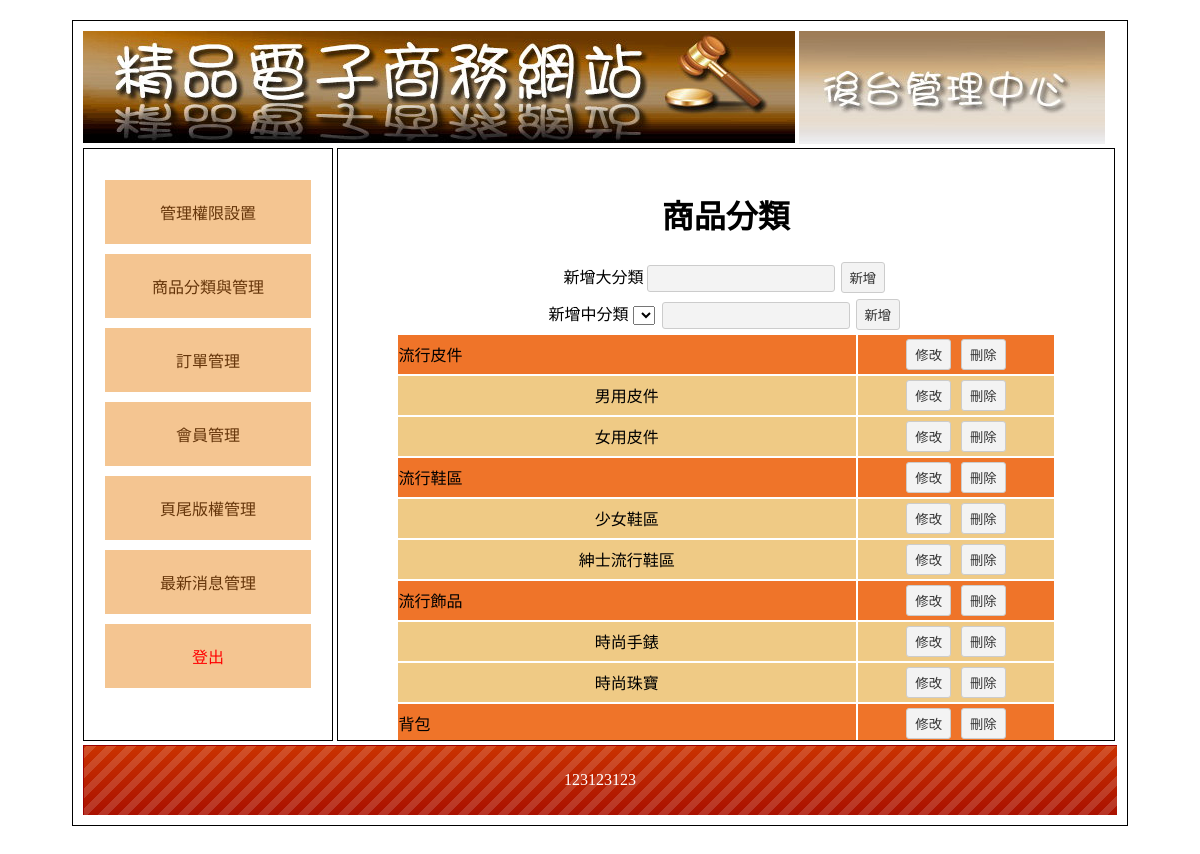
Page /back.php?do=th on the committed database.
### tables this page shows
CREATE TABLE `type` (
  `id` int(11) UNSIGNED NOT NULL,
  `name` text NOT NULL,
  `parent` int(11) UNSIGNED NOT NULL
);

CREATE TABLE `bot` (
  `id` int(11) UNSIGNED NOT NULL,
  `text` text NOT NULL
);

### api/base.php (called while the page is built, shortened)
<?php
class DB
{
    protected $table;
    protected $pdo;
    protected $dsn = "mysql:host=localhost;chartset=utf8;dbname=db15-0907";
    public function __construct($table)
    {
        $this->table = $table;
        $this->pdo = new PDO($this->dsn,'root','');
    }
    public function all(...$arg)
    {
        $sql = "SELECT * FROM `$this->table` ";
        if(isset($arg[0])){
            if(is_array($arg[0])){
                foreach ($arg[0] as $key => $value) {
                    $tmp[] = " `$key` = '$value' ";
                }
                $sql .= " WHERE " . join('AND',$tmp);
            }else{
            $sql .= $arg[0];
            }
        }
        return $this->pdo->query($sql)->fetchAll(PDO::FETCH_ASSOC);
    }
    public function find($id)
    {
        $sql = "SELECT * FROM `$this->table` ";
            if(is_array($id)){
                foreach ($id as $key => $value) {
                    $tmp[] = " `$key` = '$value' ";
                }
                $sql .= " WHERE " . join('AND',$tmp);
            }else{
            $sql .= " WHERE `id` = '$id' ";
            }
        return $this->pdo->query($sql)->fetch(PDO::FETCH_ASSOC);
    }
}
$Bot = new DB('bot');
$Type = new DB('type');
?>

### back/th.php (the view, shortened to what this page needs)
<h1 class="ct">商品分類</h1>
<div class="ct">
    新增大分類<input type="text" name="big" id="big"><input type="button" value="新增">
</div>
<div class="ct">
    新增中分類
    <select name="sb" id="sb">
    </select>
    <input type="text" name="mid" id="mid"><input type="button" value="新增">
</div>
<table class="w-90 aut">
    <?php
    $bigs = $Type->all(['parent'=>0]);
    foreach ($bigs  as $key => $big) {
    ?>
    <tr class="tt">
        <td class="w-70"><?=$big['name']?></td>
        <td class="ct">
            <input type="button" value="修改" onclick="">
            <input type="button" value="刪除" onclick="del(<?=$big['name']?>'type')">
        </td>
    </tr>
    <?php
    $mids = $Type->all(['parent'=>$big['id']]);
    foreach ($mids  as $key => $mid) {
    ?>
    <tr class="pp">
        <td class="w-70 ct"><?=$mid['name']?></td>
        <td class="ct">
            <input type="button" value="修改" onclick="">
            <input type="button" value="刪除" onclick="del(<?=$big['name']?>'type')">
        </td>
    </tr>
    <?php
        }
    }
    ?>
</table>

### back.php (shortened to what this page needs)
<?php
include('./api/base.php');
$do = ($_GET['do'])??'main';
?>
<!DOCTYPE html
    PUBLIC "-//W3C//DTD XHTML 1.0 Transitional//EN" "http://www.w3.org/TR/xhtml1/DTD/xhtml1-transitional.dtd">
<html xmlns="http://www.w3.org/1999/xhtml">
<head>
    <link href="./css/css.css" rel="stylesheet" type="text/css">
</head>
<body>
    <div id="main">
        <div id="top">
            <a href="./index.php">
                <img src="./icon/0416.jpg">
            </a>
            <img src="./icon/0417.jpg">
        </div>
        <div id="left" class="ct">
            <div style="min-height:400px;">
                <a href="?do=admin">管理權限設置</a>
                <a href="?do=th">商品分類與管理</a>
                <a href="?do=order">訂單管理</a>
                <a href="?do=mem">會員管理</a>
                <a href="?do=bot">頁尾版權管理</a>
                <a href="?do=news">最新消息管理</a>
                <a href="./api/logout.php?table=admin" style="color:#f00;">登出</a>
            </div>
        </div>
        <div id="right">
        <?php
            if(file_exists('./back/'.$do.'.php')){
                include('./back/'.$do.'.php');
            }else{
                include('./back/admin.php');
            }
            ?>
        </div>
        <div id="bottom" style="line-height:70px; color:#FFF; background:url(icon/bot.png);" class="ct">
             <?=$Bot->find(1)['text']?>
		</div>
    </div>
</body>
</html>

### css/css.css (style rules this page uses)
body { font-family:"微軟正黑體"; }
#main { width:1034px; padding:10px; margin:20px auto 20px auto; border:#000 solid 1px; min-height:768px; }
#top a { color:#CE631C; text-decoration:none; }
#left { display:inline-block; width:20%; padding:2%; height:550px; vertical-align:top; border:#000 1px solid; overflow: auto; }
#left a { display:block; padding:20px 5px 20px 5px; text-decoration:none; background:#F4C591; margin:10px auto 10px auto; color:#65350A; }
.ct { text-align:center; }
#right { display:inline-block; width:71%; padding:2%; height:550px; border:#000 1px solid; overflow: auto; }
#bottom { height:70px; background-size:cover; }
.tt { background:#EF7429; }
.tt td { background:#EF7429; }
.pp { background:#EFCA85; }
.pp td { background:#EFCA85; }
input[type=text],input[type=password],input[type=submit],button,.button,input[type=reset],input[type=button],select，textarea,input[type=number] { background:#F3F3F3; border:#CCC 1px solid; border-radius:3px; padding:5px 8px 5px 8px; text-decoration:none; margin:3px; color:#333; }
input[type=text],input[type=password] { width:170px; }
.w-90 { width: 90%; }
.w-70 { width: 70%; }
.aut { margin: auto; }

### rows in the picture
type: name "流行皮件"
type: name "男用皮件"
type: name "女用皮件"
type: name "流行鞋區"
type: name "少女鞋區"
type: name "紳士流行鞋區"
type: name "流行飾品"
type: name "時尚手錶"
type: name "時尚珠寶"
type: name "背包"
bot: text "123123123"
